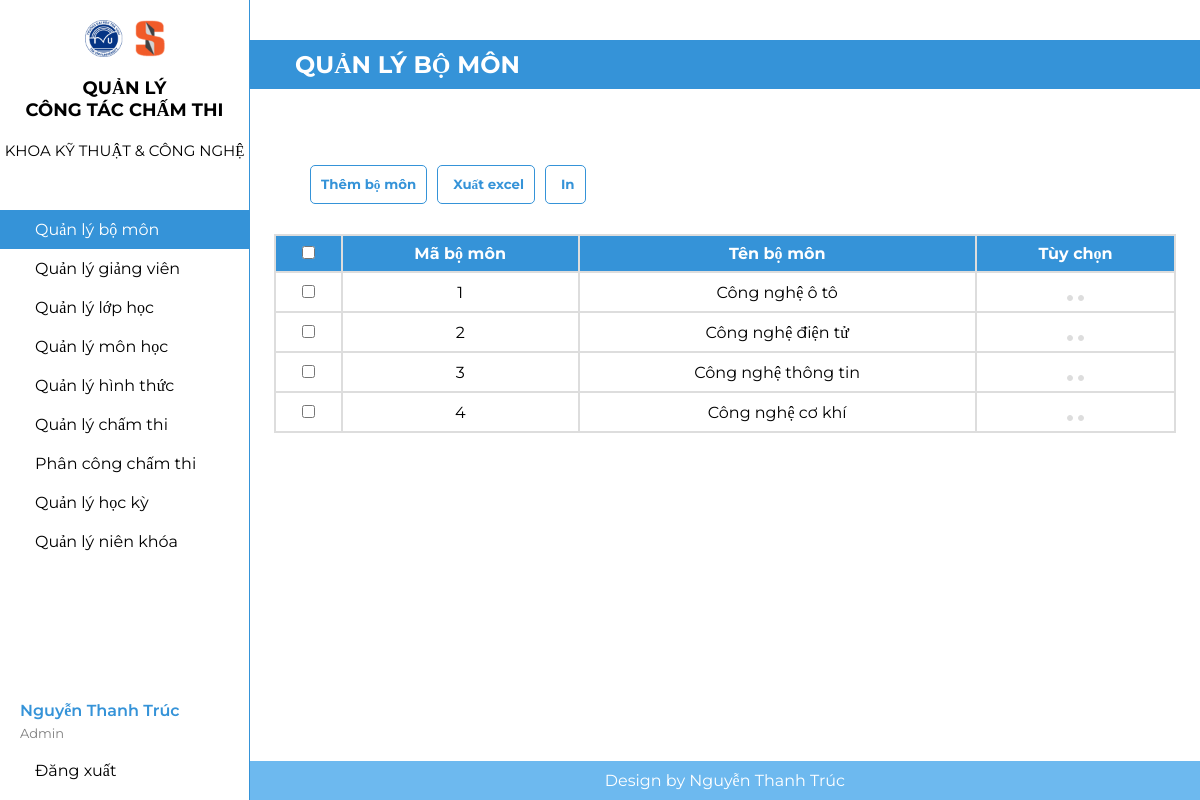
The app's page /bomon.php (signed in) with its own data.
### tables this page shows
CREATE TABLE `bomon` (
  `MaBM` int(11) NOT NULL,
  `TenBM` varchar(50) NOT NULL
);

### bomon.php (the view, shortened to what this page needs)
<?php
include("headerad.php")
?>
            <div class="h2text">
            <h2>
                QUẢN LÝ BỘ MÔN
            </h2>
            </div>
                <div class="btn">
                    <button>
                    <a href="thembm.php">
                        <span>Thêm bộ môn</span>
                    </a>
                    </button>
                    <button>
                        Xuất excel
                    </button>
                    <button>
                        In
                    </button>
                </div>
            <div class="quanly">
                <table class="table">
                    <tr>
                        <th><input type="checkbox"/></th>
                        <th>Mã bộ môn</th>
                        <th>Tên bộ môn</th>
                        <th>Tùy chọn</th>
                    </tr>
                    <tr>
                    <?php
                            include("ketnoi.php");
                            $sql="select * from bomon";
                            $kq=mysqli_query($conn,$sql) or die ("Không thể xuất thông tin bộ môn ".mysqli_error());
                            while($row=mysqli_fetch_array($kq))
                            {
                                echo "<tr>";
                            echo "<td height='40px'><input type='checkbox'></td>";
                            echo "<td>" . $row["MaBM"] . "</td>";
                            $usern = $row["MaBM"];
                            echo "<td>" . $row["TenBM"] . "</td>";
                            echo "<td>
                            <a href='suabm.php?user=$usern'><button><ion-icon name='pencil'></ion-icon></button></a>
                            <a href='xoabm.php?user=$usern'><button><ion-icon name='trash'></button></ion-icon></a>
                            </td>";
                            echo "</tr>";
                            }
                            ?>
                </table>
            </div>
            <?php
include("footer.php");
?>

### headerad.php (shortened to what this page needs)
<!DOCTYPE html>
<html lang="en">
<head>
    <link rel="stylesheet" href="adminn.css" />
</head>
<body>
<?php
    include("ketnoi.php");
    $userlogin = $_SESSION["admin"];
    $sql2 = "select * from admin where emailad='" . $userlogin . "'";
    $kq2 = mysqli_query($conn, $sql2) or die("Không thể xuất thông tin người dùng " . mysqli_error());
    $admin_login =  mysqli_fetch_array($kq2);
    ?>
    <div class="admin_layout">
        <div class="admin_layout_left">
            <div class="admin_item">
                <img src="./hinh/TVU-SET.png" />
                <h2>QUẢN LÝ<br>CÔNG TÁC CHẤM THI</h2>
                <h3>KHOA KỸ THUẬT & CÔNG NGHỆ</h3>
            </div>
            <div class="admin_tab">
                <a href="bomon.php" class="tab_item">
                    <span>Quản lý bộ môn</span>
                </a>
                <a href="giangvien.php" class="tab_item">
                    <span>Quản lý giảng viên</span>
                </a>
                <a href="lophoc.php" class="tab_item">
                    <span>Quản lý lớp học</span>
                </a>
                <a href="monhoc.php" class="tab_item">
                    <span>Quản lý môn học</span>
                </a>
                <a href="hinhthuc.php" class="tab_item">
                    <span>Quản lý hình thức</span>
                </a>
                <a href="chamthi.php" class="tab_item">
                    <span>Quản lý chấm thi</span>
                </a>
                <a href="phancongcham.php" class="tab_item">
                    <span>Phân công chấm thi</span>
                </a>
                <a href="hocky.php" class="tab_item">
                    <span>Quản lý học kỳ</span>
                </a>
                <a href="nienkhoa.php" class="tab_item">
                    <span>Quản lý niên khóa</span>
                </a>
            </div>
            <div class="fi_tab">
                <div class="fi_tab_item_info">
                    <div class="fi_tab_itemtext">
                        <span><?php echo $admin_login["tenad"]; ?></span>
                    </div>
                    <div class="fi_tab_itemadimin">
                        <span>Admin</span>
                    </div>
                </div>
                <a href="logout.php" class="fi_tab_logout">
                    <span>Đăng xuất</span>
                </a>
            </div>
        </div>
        <div class="admin_layout_right">

### adminn.css (style rules this page uses)
* { margin: 0; padding: 0; box-sizing: border-box; font-family: Montserrat; }
.admin_layout { display: flex; width: 100%; height: 100vh; }
.admin_layout_left { display: flex; flex-direction: column; background-color: white; width: 250px; height: 100%; border-right: 1px solid #3593D8; position: relative; }
.admin_layout_right { display: flex; flex-direction: column; background-color: white; flex: 1; min-height: 100%; position: relative; }
.admin_item { display: flex; flex-direction: column; align-items: center; gap: 10px; }
.admin_item img { display: block; width: 80px; padding-top: 20px; }
.admin_item h2 { font-size: 18px; text-align: center; }
.admin_item h3 { font-size: 15px; font-weight: 400; }
.admin_tab { display: flex; flex-direction: column; margin-top: 50px; width: 100%; }
.tab_item { display: flex; align-items: center; padding: 10px 20px; gap: 15px; text-decoration: none; color: black; }
.fi_tab { display: flex; flex-direction: column; position: absolute; width: 100%; bottom: 10px; }
.fi_tab_item_info { display: flex; flex-direction: column; padding: 10px 20px; gap: 5px; }
.fi_tab_logout { display: flex; align-items: center; padding: 10px 20px; gap: 15px; text-decoration: none; color: black; }
.fi_tab_itemtext { display: flex; color: #3593D8; font-weight: 600; }
.fi_tab_itemadimin { display: flex; color: gray; font-size: small; }

### headerad.php (style rules this page uses)
* { text-decoration: none; }
.quanly { display: flex; flex-direction: column; align-items: center; }
h2 { display: flex; align-items: center; padding: 10px 20px; gap: 15px; }
.h2text h2 { color:white; background-color: #3593D8; margin-top: 40px; padding: 10px 30px; }
.btn { display: flex; margin-top: 8%; margin-left: 60px; gap: 10px; align-items: left; }
.btn button a { color:#3593D8; text-decoration: none; }
.btn button { display: flex; border: 1px solid #3593D8; padding: 10px 10px; background-color: white; color: #3593D8; font-weight: bold; border-radius: 5px; gap:5px; }
table { font-family: arial, sans-serif; border-collapse: collapse; width: 95%; align-items: center; border: 2px solid #dddddd; justify-content: center; margin-top: 30px; }
td, th { border: 2px solid #dddddd; text-align: center; padding: 8px; }
th { color: white; background-color: #3593D8; }
td button { background-color: #dddddd; padding: 2px 2px; color:#3593D8; border: 1px solid #dddddd; font-weight: bold; border-radius: 5px; }

### bomon.php (style rules this page uses)
.admin_tab > :nth-child(1) { background-color: #3593D8; color: white; }

### records on screen
bomon: MaBM "1", TenBM "Công nghệ ô tô"
bomon: MaBM "2", TenBM "Công nghệ điện tử"
bomon: MaBM "3", TenBM "Công nghệ thông tin"
bomon: MaBM "4", TenBM "Công nghệ cơ khí"

### other values on screen
$admin_login["tenad"] "Nguyễn Thanh Trúc"
